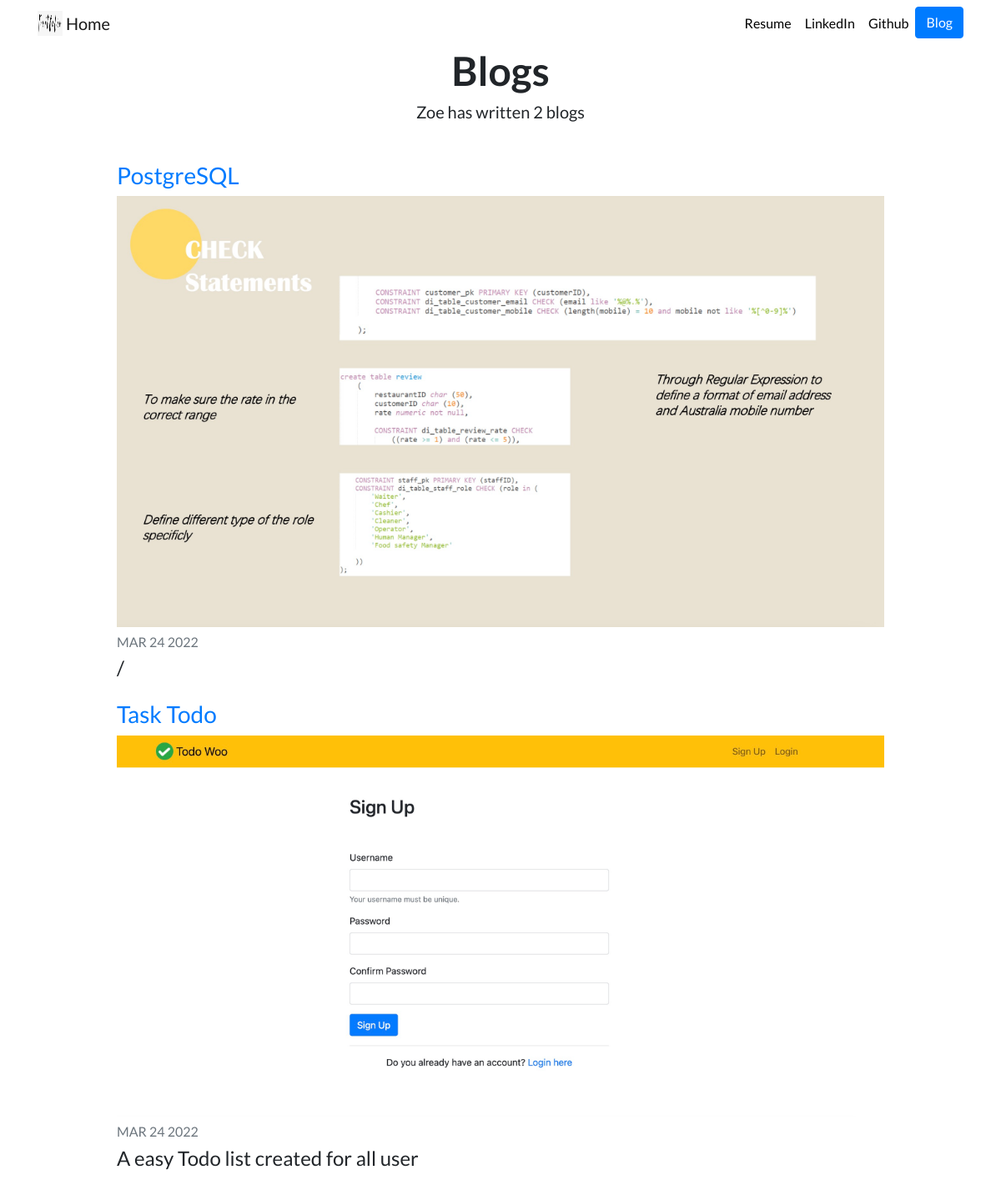
Screenshot of /blog/ with the database file from the repository.
### blog/models.py (models this page shows, shortened)
class Blog(models.Model):
    tittle = models.CharField(max_length=200)
    description = models.TextField()
    image = models.ImageField(upload_to='portfolio/images/')
    date = models.DateField()

### blog/views.py (the view)
# urls.py: path('', views.all_blogs, name='all_blogs'),
def all_blogs(request):
    blogs = Blog.objects.order_by('-date')
    return render (request, 'blog/all_blogs.html',{'blogs': blogs})

### blog/templates/blog/all_blogs.html
{% extends "portfolio/base.html" %}
{% load static %}
{% block content %}
<h3 id="blogtitle" class="font-weight-bold text-center">Blogs</h3>
<h5 class="text-center mb-5">Zoe has written {{ blogs.count }} blog{{ blogs.count|pluralize }}</h5>
{% for blog in blogs %}
<div class="row justify-content-center my-3">
  <div class="col-md-10">
    <a href="{% url 'blog:detail' blog.id %}">
      <h3>{{ blog.tittle }}</h3>
    </a>
    {% if blog.url %}
    <a href="{{ blog.url }}">
      <img src="{{ blog.image.url }}" class="img-fluid mb-2">
    </a>
    {% else %}
    <img src="{{ blog.image.url }}" class="img-fluid mb-2">
    {% endif %}
    <h6 class="text-muted">{{ blog.date|date:'M d Y'|upper }}</h6>
    <h4>{{ blog.description|striptags|truncatechars:100 }}</h4>
  </div>
</div>
{% endfor %}
{% endblock %}

### portfolio/static/portfolio/custom.css (style rules this page uses)
body { font-family: 'Lato', sans-serif; }
#blogtitle { font-size: 3rem; }

### rows the page displays
Blog: tittle "PostgreSQL", image (picture), date "MAR 24 2022", description "/"
Blog: tittle "Task Todo", image (picture), date "MAR 24 2022", description "A easy Todo list created for all user"

### other values shown
{{ blogs.count }} "2"
